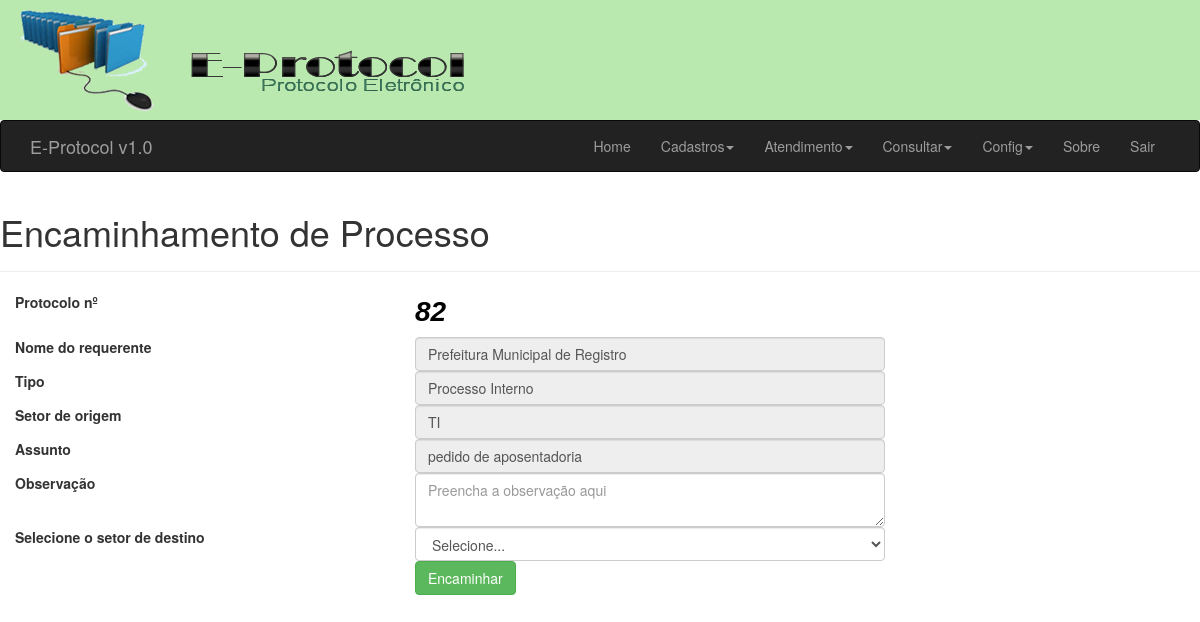
Page /frm/encaminhamento_proc.php (signed in) on the earlier database version.
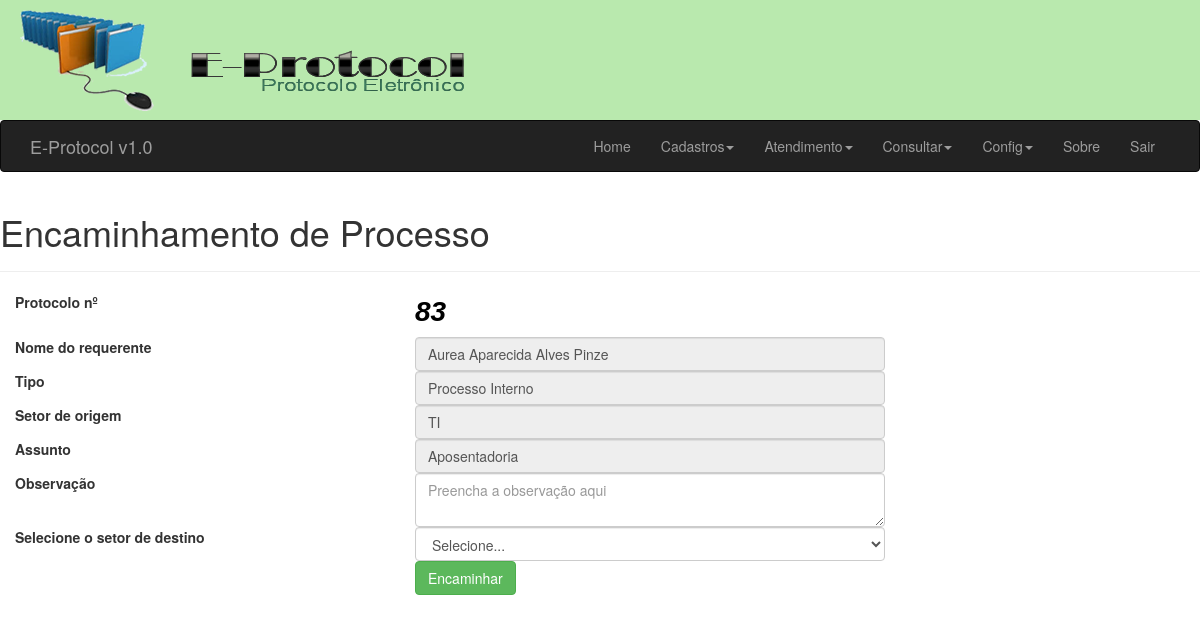
Same page on the later database version.
### tables this page shows
CREATE TABLE IF NOT EXISTS `proc` (
  `cod` int(11) NOT NULL AUTO_INCREMENT,
  `cod_req` int(11) NOT NULL,
  `user_id` int(11) NOT NULL,
  `tipo` varchar(2) DEFAULT NULL,
  `assunto` text,
  `descricao` varchar(50) DEFAULT NULL,
  `setor` int(11) DEFAULT NULL,
  `data` date DEFAULT NULL,
  `horas` time DEFAULT NULL,
  PRIMARY KEY (`cod`),
  KEY `cod_req` (`cod_req`),
  KEY `user_id` (`user_id`)
);

CREATE TABLE IF NOT EXISTS `req` (
  `cod` int(10) unsigned NOT NULL AUTO_INCREMENT,
  `nome` varchar(60) NOT NULL,
  `tipo` char(1) NOT NULL,
  `cpf` varchar(18) NOT NULL,
  `sexo` char(1) NOT NULL,
  `tel` varchar(14) DEFAULT NULL,
  `cel` varchar(14) DEFAULT NULL,
  `rec` varchar(14) DEFAULT NULL,
  `email` varchar(30) DEFAULT NULL,
  PRIMARY KEY (`cod`),
  UNIQUE KEY `cpf` (`cpf`)
);

### frm/encaminhamento_proc.php (the view, shortened to what this page needs)
<?php
include "_navegacao.php";
require_once "../config/init.php";
$sqry = mysqli_query($link,"SELECT cod FROM proc ORDER BY cod DESC");
$lcod = mysqli_fetch_array($sqry);
$cod = $lcod["cod"];
$sql_query = mysqli_query($link,"SELECT s.cod_setor, s.setor AS desc_setor, p.setor FROM setor s, proc p WHERE s.cod_setor = p.setor AND p.cod = '".$cod."'");
$sql2_query = mysqli_query($link,"SELECT * FROM proc WHERE cod = '".$cod."'");
$sql3_query = mysqli_query($link,"SELECT r.cod, r.nome FROM req r , proc p WHERE r.cod = p.cod_req AND p.cod = '".$cod."'");
?>
<!DOCTYPE HTML>
 <html lang="pt-br">
<head>
    <link href="../lib/bootstrap/css/bootstrap.min.css" rel="stylesheet">
</head>
<body>
<div class="page-header">
  <h1>Encaminhamento de Processo</h1>
</div>
<form name="cadastro" id="cadastro" method="POST" action="../op/encaminhar_proc.php">
<?php $linha = mysqli_fetch_array($sql2_query)?>
<fieldset>
<div class="form-group">
<label class="col-md-4 control-label" for="txtCod">Protocolo nº</label>
  <label class="col-md-5 control-label" /><span style="font-family: Arial; font-size: 28px; font-style:italic; color:#000000;"><?php echo $linha["cod"] ?></span></label>
  </div>
<?php $rlinha = mysqli_fetch_array($sql3_query) ?>
<div class="form-group">
<label class="col-md-4 control-label" for="txtRequerente">Nome do requerente</label>
  <div class="col-md-5">
     <input type="text" name="txtRequerente" id="txtRequerente" value="<?php echo $rlinha["nome"] ?>" class="form-control input-md" required="" disabled="">
    </div>
</div>
<div class="form-group">
  <label class="col-md-4 control-label" for="txtTipo">Tipo</label>
  <div class="col-md-5">
     <?php
     if ($linha["tipo"]=='PI') $ptipo = "Processo Interno";
     ?>
     <input type="text" name="txtTipo" id="txtTipo" value="<?php echo $ptipo ?>" class="form-control input-md" required="" disabled="">
  </div>
</div>
<div class="form-group">
<?php
  $array = mysqli_fetch_array($sql_query);
  $desc_setor = $array["desc_setor"];
?>
 <label class="col-md-4 control-label" for="txtSetor">Setor de origem</label>
  <div class="col-md-5">
     <input type="text" name="txtSetor" id="txtSetor" value="<?php echo $desc_setor ?>" class="form-control input-md" required="" disabled="">
    </div>
</div>
<div class="form-group">
  <label class="col-md-4 control-label" for="txtAssunto">Assunto</label>
  <div class="col-md-5">
  <input type="text" name="txtAssunto" id="txtAssunto" value="<?php echo $linha["assunto"] ?>" placeholder="Digite o assunto" class="form-control input-md" required="" disabled="">
  </div>
</div>
<div class="form-group">
  <label class="col-md-4 control-label" for="txtDescricao">Observação</label>
  <div class="col-md-5">
  <textarea name="txtObservacao" id="txtObservacao" placeholder="Preencha a observação aqui" class="form-control input-md" required=""></textarea>
  </div>
</div>
<div class="form-group" >
  <label class="col-md-4 control-label" for="txtDescricao">Selecione o setor de destino</label>
  <div class="col-md-5">
    <select name="txtStdst" id="txtStdst" class="form-control">
      <option value="">Selecione...</option>
      </select>
      </div>
</div>
<div class="form-group">
  <label class="col-md-4 control-label" for="btnEnviar"></label>
  <div class="col-md-8">
    <button type="submit" id="btnEnviar" name="btnEnviar" class="btn btn-success">Encaminhar</button>
    </div>
</div>
</fieldset>
</form>
</body>
</html>

Differences in the rows shown:
no longer on this page (row unchanged): proc: cod "82", txtTipo "Processo Interno", txtAssunto "pedido de aposentadoria"
no longer on this page (row unchanged): req: txtRequerente "Prefeitura Municipal de Registro"
added proc: cod "83", txtTipo "Processo Interno", txtAssunto "Aposentadoria"
now on this page (row unchanged): req: txtRequerente "Aurea Aparecida Alves Pinze"
